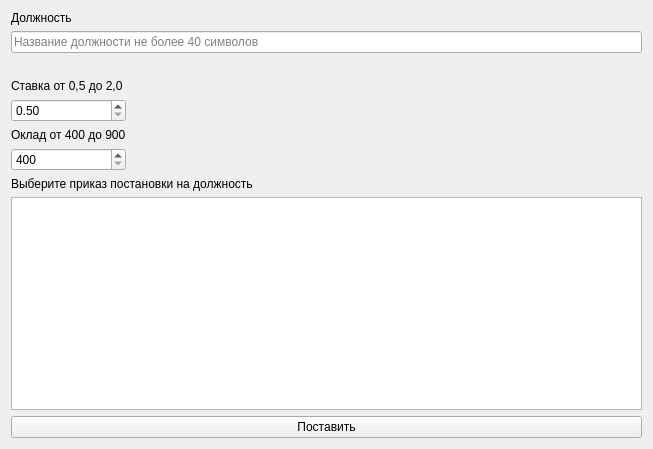
<?xml version="1.0" encoding="UTF-8"?>
<ui version="4.0">
 <class>Form</class>
 <widget class="QWidget" name="Form">
  <property name="geometry">
   <rect>
    <x>0</x>
    <y>0</y>
    <width>653</width>
    <height>449</height>
   </rect>
  </property>
  <property name="windowTitle">
   <string>Form</string>
  </property>
  <layout class="QVBoxLayout" name="verticalLayout_5">
   <item>
    <layout class="QVBoxLayout" name="verticalLayout_4">
     <item>
      <layout class="QVBoxLayout" name="verticalLayout_2">
       <item>
        <widget class="QLabel" name="label_5">
         <property name="text">
          <string>Должность</string>
         </property>
        </widget>
       </item>
       <item>
        <widget class="QLineEdit" name="lineEdit_3">
         <property name="placeholderText">
          <string>Название должности не более 40 символов</string>
         </property>
        </widget>
       </item>
      </layout>
     </item>
     <item>
      <spacer name="horizontalSpacer">
       <property name="orientation">
        <enum>Qt::Horizontal</enum>
       </property>
       <property name="sizeHint" stdset="0">
        <size>
         <width>408</width>
         <height>20</height>
        </size>
       </property>
      </spacer>
     </item>
    </layout>
   </item>
   <item>
    <layout class="QHBoxLayout" name="horizontalLayout">
     <item>
      <layout class="QVBoxLayout" name="verticalLayout">
       <item>
        <widget class="QLabel" name="label_6">
         <property name="text">
          <string>Ставка от 0,5 до 2,0</string>
         </property>
        </widget>
       </item>
       <item>
        <widget class="QDoubleSpinBox" name="doubleSpinBox">
         <property name="minimum">
          <double>0.500000000000000</double>
         </property>
         <property name="maximum">
          <double>2.000000000000000</double>
         </property>
         <property name="singleStep">
          <double>0.100000000000000</double>
         </property>
         <property name="value">
          <double>0.500000000000000</double>
         </property>
        </widget>
       </item>
       <item>
        <widget class="QLabel" name="label_7">
         <property name="text">
          <string>Оклад от 400 до 900</string>
         </property>
        </widget>
       </item>
       <item>
        <widget class="QSpinBox" name="spinBox">
         <property name="minimum">
          <number>400</number>
         </property>
         <property name="maximum">
          <number>900</number>
         </property>
         <property name="displayIntegerBase">
          <number>10</number>
         </property>
        </widget>
       </item>
      </layout>
     </item>
     <item>
      <spacer name="horizontalSpacer_2">
       <property name="orientation">
        <enum>Qt::Horizontal</enum>
       </property>
       <property name="sizeHint" stdset="0">
        <size>
         <width>518</width>
         <height>20</height>
        </size>
       </property>
      </spacer>
     </item>
    </layout>
   </item>
   <item>
    <layout class="QVBoxLayout" name="verticalLayout_3">
     <item>
      <widget class="QLabel" name="label">
       <property name="text">
        <string>Выберите приказ постановки на должность</string>
       </property>
      </widget>
     </item>
     <item>
      <widget class="QTableView" name="tableView"/>
     </item>
     <item>
      <widget class="QPushButton" name="pushButton">
       <property name="text">
        <string>Поставить</string>
       </property>
      </widget>
     </item>
    </layout>
   </item>
  </layout>
 </widget>
 <resources/>
 <connections/>
</ui>
